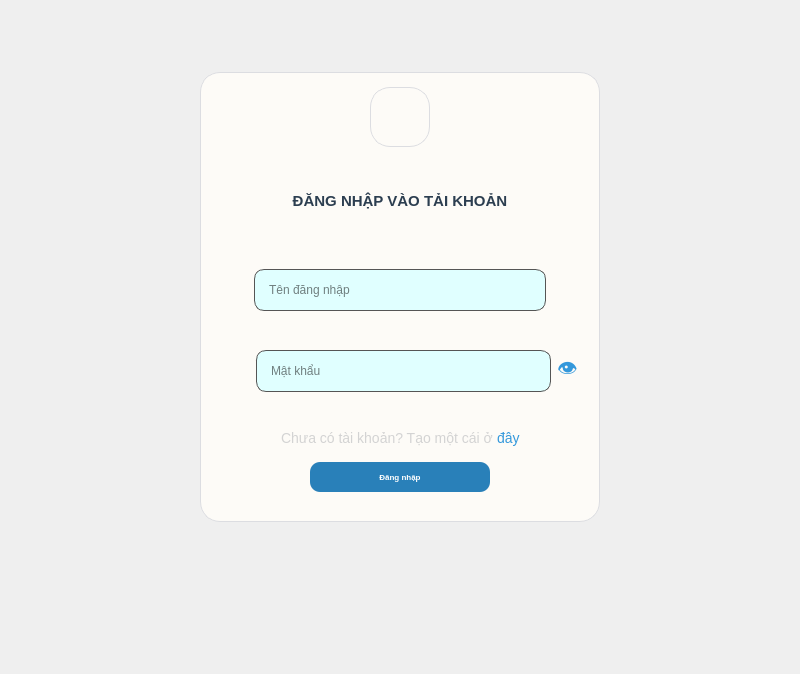
<?xml version="1.0" encoding="UTF-8"?>
<ui version="4.0">
 <class>MainWindow</class>
 <widget class="QMainWindow" name="MainWindow">
  <property name="geometry">
   <rect>
    <x>0</x>
    <y>0</y>
    <width>800</width>
    <height>674</height>
   </rect>
  </property>
  <property name="windowTitle">
   <string>MainWindow</string>
  </property>
  <property name="styleSheet">
   <string notr="true">#centralwidget {
    border-image: url(:/Login/background.jpg) 0 0 0 0 stretch stretch;
}</string>
  </property>
  <widget class="QWidget" name="centralwidget">
   <layout class="QGridLayout" name="gridLayout">
    <item row="3" column="1">
     <spacer name="verticalSpacer_2">
      <property name="orientation">
       <enum>Qt::Vertical</enum>
      </property>
      <property name="sizeHint" stdset="0">
       <size>
        <width>20</width>
        <height>146</height>
       </size>
      </property>
     </spacer>
    </item>
    <item row="0" column="1">
     <spacer name="verticalSpacer">
      <property name="orientation">
       <enum>Qt::Vertical</enum>
      </property>
      <property name="sizeHint" stdset="0">
       <size>
        <width>20</width>
        <height>67</height>
       </size>
      </property>
     </spacer>
    </item>
    <item row="1" column="0">
     <spacer name="horizontalSpacer">
      <property name="orientation">
       <enum>Qt::Horizontal</enum>
      </property>
      <property name="sizeHint" stdset="0">
       <size>
        <width>182</width>
        <height>20</height>
       </size>
      </property>
     </spacer>
    </item>
    <item row="2" column="2">
     <spacer name="horizontalSpacer_2">
      <property name="orientation">
       <enum>Qt::Horizontal</enum>
      </property>
      <property name="sizeHint" stdset="0">
       <size>
        <width>182</width>
        <height>20</height>
       </size>
      </property>
     </spacer>
    </item>
    <item row="1" column="1" rowspan="2">
     <widget class="QFrame" name="frame">
      <property name="minimumSize">
       <size>
        <width>400</width>
        <height>450</height>
       </size>
      </property>
      <property name="maximumSize">
       <size>
        <width>400</width>
        <height>450</height>
       </size>
      </property>
      <property name="styleSheet">
       <string notr="true">QFrame {
    background-color: #fdfbf7; /* Màu trắng ngà/kem */
    border-radius: 20px;
    border: 1px solid #dcdde1;
}</string>
      </property>
      <property name="frameShape">
       <enum>QFrame::StyledPanel</enum>
      </property>
      <property name="frameShadow">
       <enum>QFrame::Raised</enum>
      </property>
      <layout class="QVBoxLayout" name="verticalLayout">
       <item>
        <layout class="QHBoxLayout" name="logoLayout">
         <property name="bottomMargin">
          <number>10</number>
         </property>
         <item>
          <spacer name="horizontalSpacer_3">
           <property name="orientation">
            <enum>Qt::Horizontal</enum>
           </property>
           <property name="sizeHint" stdset="0">
            <size>
             <width>40</width>
             <height>20</height>
            </size>
           </property>
          </spacer>
         </item>
         <item>
          <widget class="QLabel" name="lblLogo">
           <property name="minimumSize">
            <size>
             <width>60</width>
             <height>60</height>
            </size>
           </property>
           <property name="maximumSize">
            <size>
             <width>50</width>
             <height>50</height>
            </size>
           </property>
           <property name="styleSheet">
            <string notr="true"/>
           </property>
           <property name="text">
            <string/>
           </property>
           <property name="pixmap">
            <pixmap resource="../ASSETS/res.qrc">:/Login/logo.png</pixmap>
           </property>
           <property name="scaledContents">
            <bool>true</bool>
           </property>
           <property name="alignment">
            <set>Qt::AlignCenter</set>
           </property>
          </widget>
         </item>
         <item>
          <spacer name="horizontalSpacer_4">
           <property name="orientation">
            <enum>Qt::Horizontal</enum>
           </property>
           <property name="sizeHint" stdset="0">
            <size>
             <width>40</width>
             <height>20</height>
            </size>
           </property>
          </spacer>
         </item>
        </layout>
       </item>
       <item>
        <widget class="QLabel" name="lblTitle">
         <property name="styleSheet">
          <string notr="true">QLabel#lblTitle {
	border: none;
    font-size: 15px;           /* Chữ to rõ */
    font-weight: bold;         /* In đậm */
    color: #2c3e50;            /* Màu xanh đen sang trọng */
    font-family: &quot;Segoe UI&quot;;   /* Font hiện đại (có thể đổi thành Arial) */
    margin-bottom: 20px;       /* Tạo khoảng cách với ô Username bên dưới */
}
</string>
         </property>
         <property name="text">
          <string>ĐĂNG NHẬP VÀO TẢI KHOẢN</string>
         </property>
         <property name="alignment">
          <set>Qt::AlignCenter</set>
         </property>
        </widget>
       </item>
       <item>
        <layout class="QHBoxLayout" name="usernameInputLayout">
         <property name="leftMargin">
          <number>44</number>
         </property>
         <property name="rightMargin">
          <number>44</number>
         </property>
         <item>
          <widget class="QLineEdit" name="usernameINPUT">
           <property name="minimumSize">
            <size>
             <width>200</width>
             <height>20</height>
            </size>
           </property>
           <property name="baseSize">
            <size>
             <width>180</width>
             <height>20</height>
            </size>
           </property>
           <property name="styleSheet">
            <string notr="true">QLineEdit {
    border: 1px solid #555555; /* Viền màu xám, dày 2px */
    border-radius: 10px;       /* Độ bo tròn (số càng lớn càng tròn) */
    padding-left: 10px;        /* Đệm trái để chữ không sát mép */
    padding-right: 10px;       /* Đệm phải */
    background-color:  #e0ffff ; /* Màu nền */
    color: black;              /* Màu chữ */
	padding: 12px;

}

/* Hiệu ứng khi bấm chuột vào */
QLineEdit:focus {
    border: 1px solid #00aaff; /* Đổi màu viền sang xanh dương */
}

</string>
           </property>
           <property name="alignment">
            <set>Qt::AlignLeading|Qt::AlignLeft|Qt::AlignVCenter</set>
           </property>
           <property name="placeholderText">
            <string notr="true">Tên đăng nhập</string>
           </property>
          </widget>
         </item>
        </layout>
       </item>
       <item>
        <widget class="QGroupBox" name="passwordLayout">
         <property name="styleSheet">
          <string notr="true">QGroupBox {
    border: none;    
    margin-top: 0px; 
}</string>
         </property>
         <property name="title">
          <string/>
         </property>
         <layout class="QHBoxLayout" name="horizontalLayout">
          <item>
           <widget class="QLineEdit" name="paswordINPUT">
            <property name="minimumSize">
             <size>
              <width>200</width>
              <height>20</height>
             </size>
            </property>
            <property name="baseSize">
             <size>
              <width>180</width>
              <height>20</height>
             </size>
            </property>
            <property name="styleSheet">
             <string notr="true">QLineEdit {
    border: 1px solid #555555; /* Viền màu xám, dày 2px */
    border-radius: 10px;       /* Độ bo tròn (số càng lớn càng tròn) */
    padding-left: 10px;        /* Đệm trái để chữ không sát mép */
    padding-right: 10px;       /* Đệm phải */
    background-color:  #e0ffff ; /* Màu nền */
    color: black;              /* Màu chữ */
	padding: 12px;
	margin-left: 34px;
}

/* Hiệu ứng khi bấm chuột vào */
QLineEdit:focus {
    border: 1px solid #00aaff; /* Đổi màu viền sang xanh dương */
}

QLineEdit::placeholderText{
	color: #000000;
	front-style: italic;
	font-weight: normal;
}</string>
            </property>
            <property name="alignment">
             <set>Qt::AlignLeading|Qt::AlignLeft|Qt::AlignVCenter</set>
            </property>
            <property name="placeholderText">
             <string notr="true">Mật khẩu</string>
            </property>
           </widget>
          </item>
          <item>
           <widget class="QPushButton" name="showPasswordBt">
            <property name="styleSheet">
             <string notr="true">QPushButton {
    background-color: transparent; /* Nền trong suốt */
    border: none;                  /* Không viền */
    font-size: 20px;               /* Chữ to ra cho dễ bấm */
    color: #3498db;                /* Màu xanh */
}
QPushButton:hover {
    color: #2980b9;                /* Đổi màu khi di chuột */
}</string>
            </property>
            <property name="text">
             <string>👁</string>
            </property>
            <property name="checkable">
             <bool>true</bool>
            </property>
           </widget>
          </item>
         </layout>
        </widget>
       </item>
       <item>
        <layout class="QHBoxLayout" name="reminderLayout_log">
         <property name="spacing">
          <number>4</number>
         </property>
         <item>
          <spacer name="horizontalSpacer_5">
           <property name="orientation">
            <enum>Qt::Horizontal</enum>
           </property>
           <property name="sizeHint" stdset="0">
            <size>
             <width>40</width>
             <height>20</height>
            </size>
           </property>
          </spacer>
         </item>
         <item>
          <widget class="QLabel" name="label">
           <property name="styleSheet">
            <string notr="true">/* Trạng thái bình thường: Trong suốt, không viền */
QLabel {
    background-color: transparent; /* Nền trong suốt */
    border: none;                  /* Bỏ viền */
    color: #d3d3d3;                /* Màu xanh link (giống web) */
    font-size: 14px;
    text-align: left;              /* Canh trái (hoặc center tùy bạn) */
}
</string>
           </property>
           <property name="text">
            <string>Chưa có tài khoản? Tạo một cái ở</string>
           </property>
          </widget>
         </item>
         <item>
          <widget class="QPushButton" name="toRegisterBt">
           <property name="styleSheet">
            <string notr="true">/* Trạng thái bình thường: Trong suốt, không viền */
QPushButton {
    background-color: transparent; /* Nền trong suốt */
    border: none;                  /* Bỏ viền */
    color: #3498db;                /* Màu xanh link (giống web) */
    font-size: 14px;
    text-align: left;              /* Canh trái (hoặc center tùy bạn) */
}

/* Khi di chuột vào: Gạch chân và đổi màu đậm hơn */
QPushButton:hover {
    color: #1d72b8;                /* Xanh đậm hơn */
    text-decoration: underline;    /* Gạch chân (đây là mấu chốt) */
}

/* Khi bấm xuống */
QPushButton:pressed {
    color: #155a8a;
}</string>
           </property>
           <property name="text">
            <string>đây</string>
           </property>
          </widget>
         </item>
         <item>
          <spacer name="horizontalSpacer_6">
           <property name="orientation">
            <enum>Qt::Horizontal</enum>
           </property>
           <property name="sizeHint" stdset="0">
            <size>
             <width>40</width>
             <height>20</height>
            </size>
           </property>
          </spacer>
         </item>
        </layout>
       </item>
       <item>
        <layout class="QHBoxLayout" name="loginBtLayout">
         <property name="leftMargin">
          <number>100</number>
         </property>
         <property name="rightMargin">
          <number>100</number>
         </property>
         <item>
          <widget class="QPushButton" name="loginBt">
           <property name="minimumSize">
            <size>
             <width>80</width>
             <height>20</height>
            </size>
           </property>
           <property name="styleSheet">
            <string notr="true">/* --- TRẠNG THÁI BÌNH THƯỜNG --- */
QPushButton {
    background-color: #2980b9; /* Màu xanh dương (Màu nền chính) */
    color: white;              /* Màu chữ */
    font-weight: bold;         /* Chữ đậm */
    font-size: 8px;           /* Cỡ chữ */
    border-radius: 10px;       /* Bo tròn góc */
    padding: 10px;             /* Khoảng cách đệm để nút to ra */
    border: none;              /* Xóa viền xấu xí mặc định */
	margin-top: 8px;
	margin-bottom: 20px;
}

/* --- KHI DI CHUỘT VÀO (HOVER) --- */
QPushButton:hover {
    background-color: #3498db; /* Đổi sang màu xanh sáng hơn */
}

/* --- KHI BẤM GIỮ CHUỘT (PRESSED) --- */
QPushButton:pressed {
    background-color: #1f618d; /* Đổi sang màu tối hơn (cảm giác nút lún xuống) */
    padding-top: 12px;         /* (Mẹo) Dịch chữ xuống 1 xíu tạo cảm giác nhấn thật */
    padding-left: 12px;
}</string>
           </property>
           <property name="text">
            <string>Đăng nhập</string>
           </property>
          </widget>
         </item>
        </layout>
       </item>
      </layout>
     </widget>
    </item>
   </layout>
  </widget>
 </widget>
 <resources>
  <include location="../ASSETS/res.qrc"/>
  <include location="../ASSETS/res.qrc"/>
 </resources>
 <connections/>
</ui>
